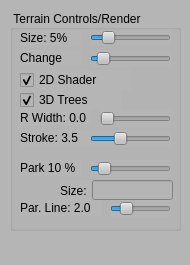
<?xml version="1.0" encoding="UTF-8"?>
<ui version="4.0">
 <class>ControlWidget</class>
 <widget class="QDockWidget" name="ControlWidget">
  <property name="geometry">
   <rect>
    <x>0</x>
    <y>0</y>
    <width>190</width>
    <height>265</height>
   </rect>
  </property>
  <property name="minimumSize">
   <size>
    <width>190</width>
    <height>240</height>
   </size>
  </property>
  <property name="styleSheet">
   <string notr="true">background-color: rgb(181, 181, 181);</string>
  </property>
  <widget class="QWidget" name="dockWidgetContents">
   <widget class="QGroupBox" name="groupBox_6">
    <property name="geometry">
     <rect>
      <x>10</x>
      <y>10</y>
      <width>171</width>
      <height>221</height>
     </rect>
    </property>
    <property name="title">
     <string>Terrain Controls/Render</string>
    </property>
    <widget class="QLabel" name="terrainPaint_sizeLabel">
     <property name="geometry">
      <rect>
       <x>10</x>
       <y>20</y>
       <width>61</width>
       <height>16</height>
      </rect>
     </property>
     <property name="text">
      <string>Size: 5%</string>
     </property>
    </widget>
    <widget class="QLabel" name="terrainPaint_changeLabel">
     <property name="geometry">
      <rect>
       <x>10</x>
       <y>40</y>
       <width>61</width>
       <height>16</height>
      </rect>
     </property>
     <property name="text">
      <string>Change</string>
     </property>
    </widget>
    <widget class="QSlider" name="terrainPaint_sizeSlider">
     <property name="geometry">
      <rect>
       <x>80</x>
       <y>20</y>
       <width>81</width>
       <height>15</height>
      </rect>
     </property>
     <property name="maximumSize">
      <size>
       <width>16777215</width>
       <height>17</height>
      </size>
     </property>
     <property name="minimum">
      <number>1</number>
     </property>
     <property name="maximum">
      <number>25</number>
     </property>
     <property name="value">
      <number>5</number>
     </property>
     <property name="orientation">
      <enum>Qt::Horizontal</enum>
     </property>
    </widget>
    <widget class="QSlider" name="terrainPaint_changeSlider">
     <property name="geometry">
      <rect>
       <x>80</x>
       <y>40</y>
       <width>81</width>
       <height>17</height>
      </rect>
     </property>
     <property name="maximumSize">
      <size>
       <width>16777215</width>
       <height>17</height>
      </size>
     </property>
     <property name="minimum">
      <number>1</number>
     </property>
     <property name="value">
      <number>10</number>
     </property>
     <property name="orientation">
      <enum>Qt::Horizontal</enum>
     </property>
    </widget>
    <widget class="QCheckBox" name="terrain_2DShader">
     <property name="geometry">
      <rect>
       <x>10</x>
       <y>60</y>
       <width>111</width>
       <height>20</height>
      </rect>
     </property>
     <property name="text">
      <string>2D Shader</string>
     </property>
     <property name="checked">
      <bool>true</bool>
     </property>
    </widget>
    <widget class="QLabel" name="render_2DroadsStrokeLabel">
     <property name="geometry">
      <rect>
       <x>10</x>
       <y>120</y>
       <width>71</width>
       <height>16</height>
      </rect>
     </property>
     <property name="text">
      <string>Stroke: 3.5</string>
     </property>
    </widget>
    <widget class="QSlider" name="render_2DroadsStrokeSlider">
     <property name="geometry">
      <rect>
       <x>80</x>
       <y>120</y>
       <width>81</width>
       <height>17</height>
      </rect>
     </property>
     <property name="maximumSize">
      <size>
       <width>16777215</width>
       <height>17</height>
      </size>
     </property>
     <property name="maximum">
      <number>100</number>
     </property>
     <property name="value">
      <number>35</number>
     </property>
     <property name="orientation">
      <enum>Qt::Horizontal</enum>
     </property>
    </widget>
    <widget class="QSlider" name="render_2DroadsExtraWidthSlider">
     <property name="geometry">
      <rect>
       <x>90</x>
       <y>100</y>
       <width>71</width>
       <height>17</height>
      </rect>
     </property>
     <property name="maximumSize">
      <size>
       <width>16777215</width>
       <height>17</height>
      </size>
     </property>
     <property name="maximum">
      <number>100</number>
     </property>
     <property name="orientation">
      <enum>Qt::Horizontal</enum>
     </property>
    </widget>
    <widget class="QLabel" name="render_2DroadsExtraWidthLabel">
     <property name="geometry">
      <rect>
       <x>10</x>
       <y>100</y>
       <width>71</width>
       <height>16</height>
      </rect>
     </property>
     <property name="text">
      <string>R Width: 0.0</string>
     </property>
    </widget>
    <widget class="QLabel" name="render_2DparksLabel">
     <property name="geometry">
      <rect>
       <x>10</x>
       <y>150</y>
       <width>61</width>
       <height>16</height>
      </rect>
     </property>
     <property name="text">
      <string>Park 10 %</string>
     </property>
    </widget>
    <widget class="QSlider" name="render_2DparksSlider">
     <property name="geometry">
      <rect>
       <x>80</x>
       <y>150</y>
       <width>81</width>
       <height>17</height>
      </rect>
     </property>
     <property name="maximumSize">
      <size>
       <width>16777215</width>
       <height>17</height>
      </size>
     </property>
     <property name="value">
      <number>10</number>
     </property>
     <property name="orientation">
      <enum>Qt::Horizontal</enum>
     </property>
    </widget>
    <widget class="QCheckBox" name="render_3DtreesCheckBox">
     <property name="geometry">
      <rect>
       <x>10</x>
       <y>80</y>
       <width>101</width>
       <height>20</height>
      </rect>
     </property>
     <property name="text">
      <string>3D Trees</string>
     </property>
     <property name="checked">
      <bool>true</bool>
     </property>
    </widget>
    <widget class="QLabel" name="render_2DparcelLineLabel">
     <property name="geometry">
      <rect>
       <x>10</x>
       <y>190</y>
       <width>81</width>
       <height>16</height>
      </rect>
     </property>
     <property name="text">
      <string>Par. Line: 2.0</string>
     </property>
    </widget>
    <widget class="QSlider" name="render_2DparcelLineSlider">
     <property name="geometry">
      <rect>
       <x>100</x>
       <y>190</y>
       <width>61</width>
       <height>17</height>
      </rect>
     </property>
     <property name="maximumSize">
      <size>
       <width>16777215</width>
       <height>17</height>
      </size>
     </property>
     <property name="maximum">
      <number>100</number>
     </property>
     <property name="value">
      <number>20</number>
     </property>
     <property name="orientation">
      <enum>Qt::Horizontal</enum>
     </property>
    </widget>
    <widget class="QLineEdit" name="lineEditMaxBlockSizeForPark">
     <property name="geometry">
      <rect>
       <x>82</x>
       <y>170</y>
       <width>81</width>
       <height>20</height>
      </rect>
     </property>
    </widget>
    <widget class="QLabel" name="label_15">
     <property name="geometry">
      <rect>
       <x>50</x>
       <y>170</y>
       <width>31</width>
       <height>21</height>
      </rect>
     </property>
     <property name="text">
      <string>Size:</string>
     </property>
    </widget>
   </widget>
  </widget>
 </widget>
 <tabstops>
  <tabstop>terrainPaint_sizeSlider</tabstop>
  <tabstop>terrainPaint_changeSlider</tabstop>
  <tabstop>terrain_2DShader</tabstop>
  <tabstop>render_3DtreesCheckBox</tabstop>
  <tabstop>render_2DroadsExtraWidthSlider</tabstop>
  <tabstop>render_2DroadsStrokeSlider</tabstop>
  <tabstop>render_2DparksSlider</tabstop>
  <tabstop>render_2DparcelLineSlider</tabstop>
 </tabstops>
 <resources/>
 <connections/>
</ui>
